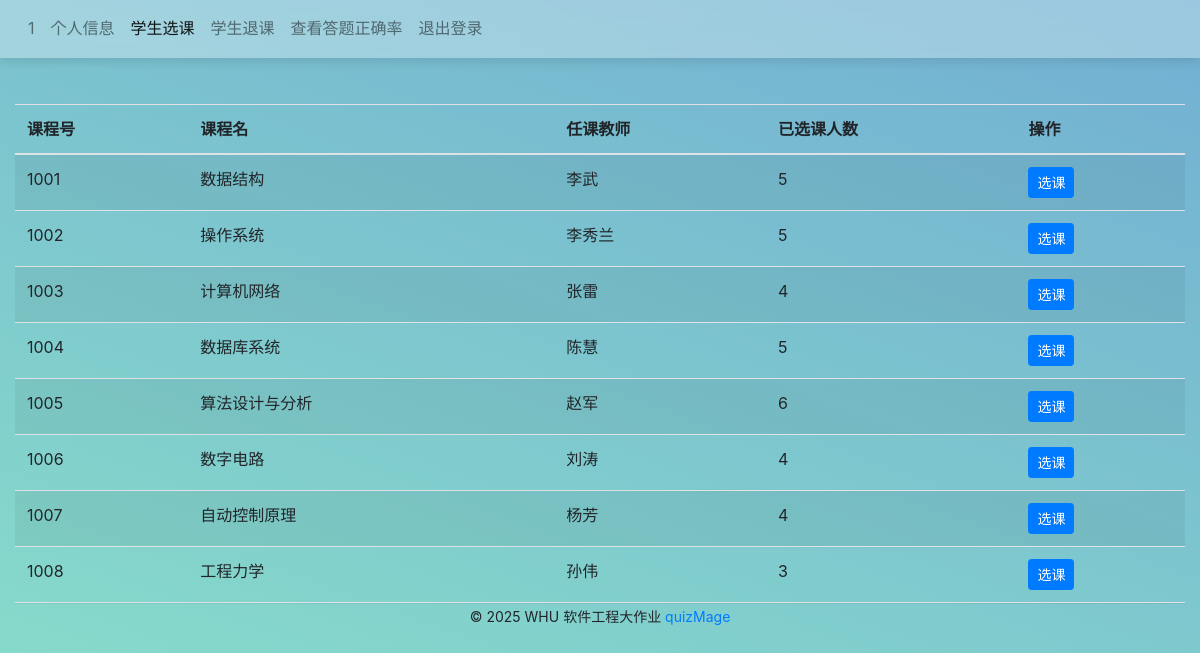
/student/1/course_select, run on the app's committed database.
### tables this page shows
CREATE TABLE "course" (
  "cno" INTEGER NOT NULL,
  "cname" TEXT,
  "tno" INTEGER
);

CREATE TABLE "teacher" (
  "tno" INTEGER NOT NULL,
  "name" TEXT,
  "password" TEXT NOT NULL,
  "gender" char(2),
  "college" TEXT
);

### views/student_views.py (the view, shortened to what this page needs)
@student_bp.route('/<int:sno>/course_select', methods=['GET', 'POST'])
def student_course_select(sno):
    form = SelectForm()
    result_course, _ = get_sql("SELECT * FROM course")
    messages = []
    for i in result_course:
        result_teacher, _ = get_sql("SELECT name FROM teacher WHERE tno='%s'" % i[2])
        tname = result_teacher[0][0] if result_teacher else "未知"
        result_count, _ = get_sql("SELECT COUNT(*) FROM student_course WHERE cno='%s'" % i[0])
        count = result_count[0][0] if result_count else 0
        message = {'cno': i[0], 'name': i[1], 'tname': tname, 'count': count}
        messages.append(message)
    titles = [('cno', '课程号'), ('name', '课程名'), ('tname', '任课教师'), ('count', '已选课人数')]
    return render_template('student_course_select.html', sno=sno, messages=messages, titles=titles, form=form)

### db_sqlite.py (called while the page is built)
def open_db():
    database = "./database.db"
    conn = sqlite3.connect(database)
    return conn

def get_sql(sql, conn=None):
    close_conn = False
    if conn is None:
        conn = open_db()
        close_conn = True
    cur = conn.cursor()
    cur.execute(sql)
    fields = [field[0] for field in cur.description]
    result = cur.fetchall()
    cur.close()
    if close_conn:
        close_db(conn)
    return result, fields

### templates/student_course_select.html (shortened to what this page needs)
{% extends 'student.html' %}
{% from 'bootstrap/form.html' import render_form %}
{% block content %}
<div class="container">
    <div class="row">
            <div class="table-responsive" style="max-height: 500px; overflow-y: auto;">
                <table class="table table-striped">
                    <thead>
                        <tr>
                            <th>课程号</th>
                            <th>课程名</th>
                            <th>任课教师</th>
                            <th>已选课人数</th>
                            <th>操作</th>
                        </tr>
                    </thead>
                    <tbody>
                        {% for row in messages %}
                        <tr>
                            <td>{{ row['cno'] }}</td>
                            <td>{{ row['name'] }}</td>
                            <td>{{ row['tname'] }}</td>
                            <td>{{ row['count'] }}</td>
                            <td>
                                <form method="POST" action="{{ url_for('student_bp.student_course_select', sno=sno) }}">
                                    <button type="submit" class="btn btn-primary   btn-sm">选课</button>
                                </form>
                            </td>
                        </tr>
                        {% endfor %}
                    </tbody>
                </table>
            </div>
    </div>
</div>
{% endblock %}

### static/css/style.css (style rules this page uses)
body { background: linear-gradient(200deg,#72afd3,#96fbc4); background-attachment: fixed; background-size: cover; }
.container { max-width: 1200px; margin: 0 auto; padding-top: 10px; }

### data on the page
course: cno "1001", name "数据结构"
teacher: tname "李武"
course: cno "1002", name "操作系统"
teacher: tname "李秀兰"
course: cno "1003", name "计算机网络"
teacher: tname "张雷"
course: cno "1004", name "数据库系统"
teacher: tname "陈慧"
course: cno "1005", name "算法设计与分析"
teacher: tname "赵军"
course: cno "1006", name "数字电路"
teacher: tname "刘涛"
course: cno "1007", name "自动控制原理"
teacher: tname "杨芳"
course: cno "1008", name "工程力学"
teacher: tname "孙伟"

### other printed values
{{ render_nav_item('student_bp.profile', sno ,sno=sno) }} "1"
{{ render_nav_item('student_bp.student_account', '个人信息', sno=sno) }} "个人信息"
{{ render_nav_item('student_bp.student_course_select', '学生选课', sno=sno) }} "学生选课"
{{ render_nav_item('student_bp.student_course_delete', '学生退课', sno=sno) }} "学生退课"
{{ render_nav_item('student_bp.student_accuracy', '查看答题正确率', sno=sno) }} "查看答题正确率"
{{ render_nav_item('login_bp.index', '退出登录') }} "退出登录"
{{ row['count'] }} "5" "5" "4" "5" "6" "4" "4" "3"
